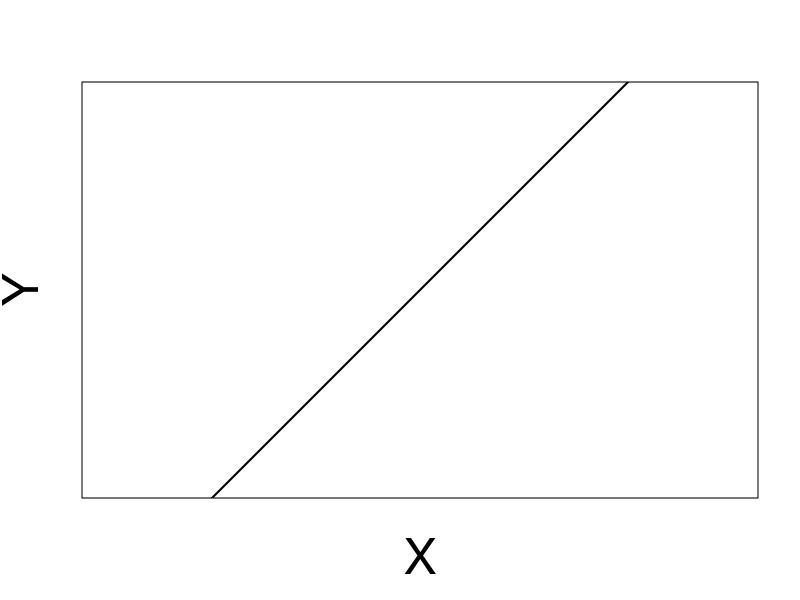
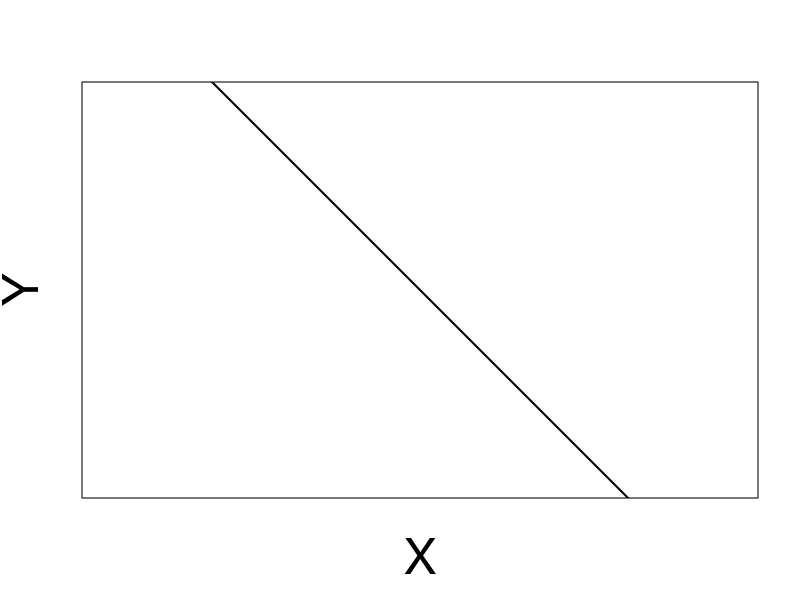
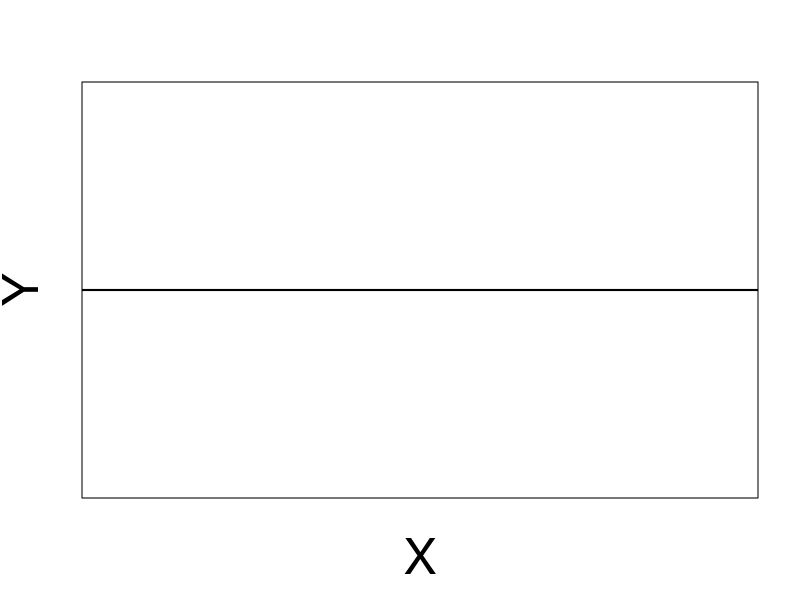
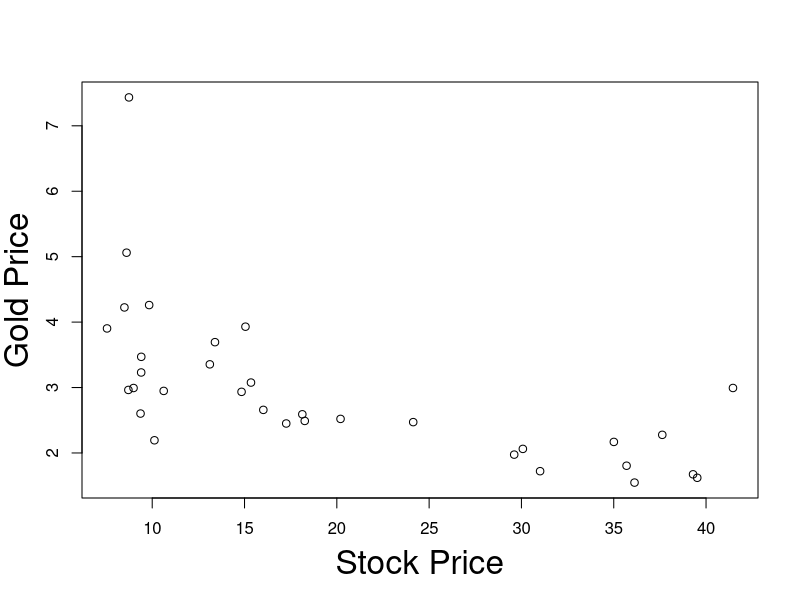
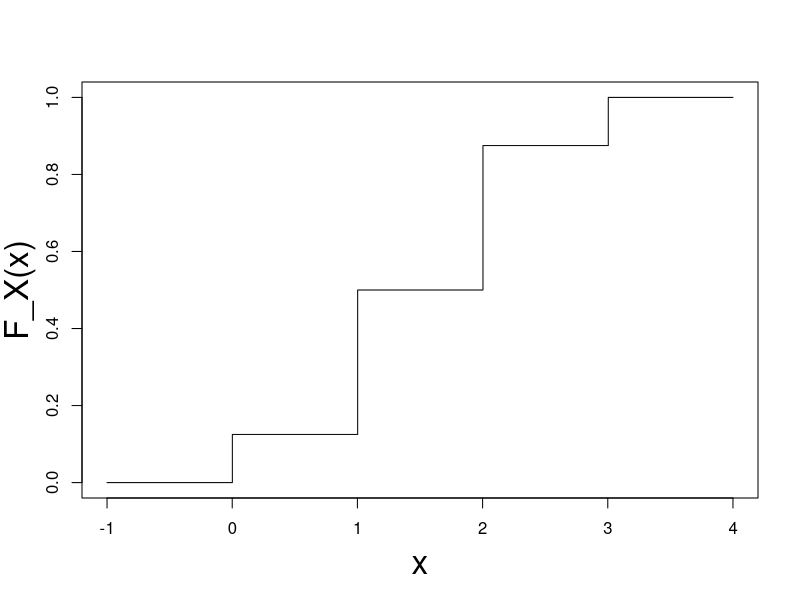
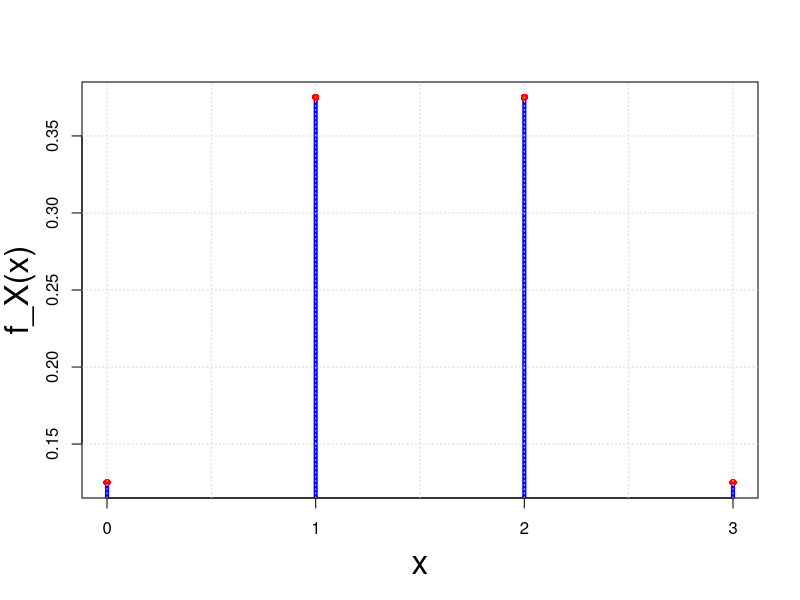
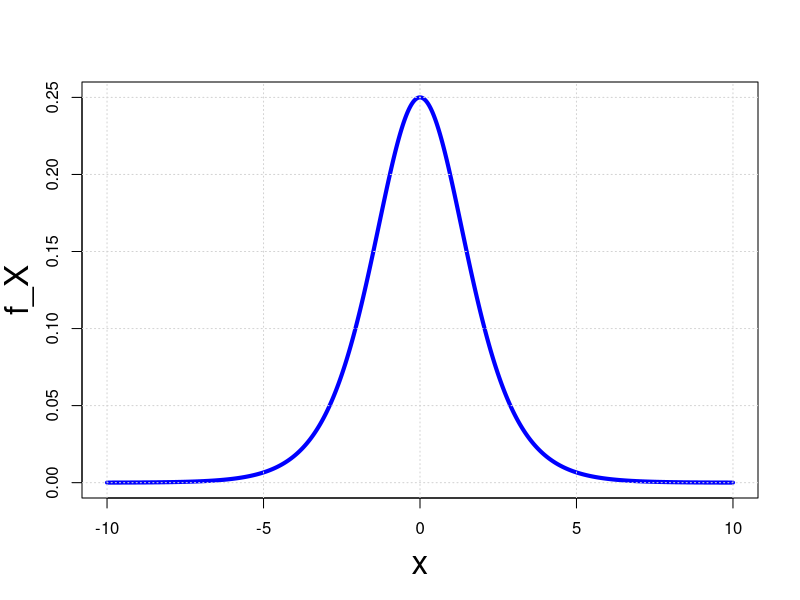
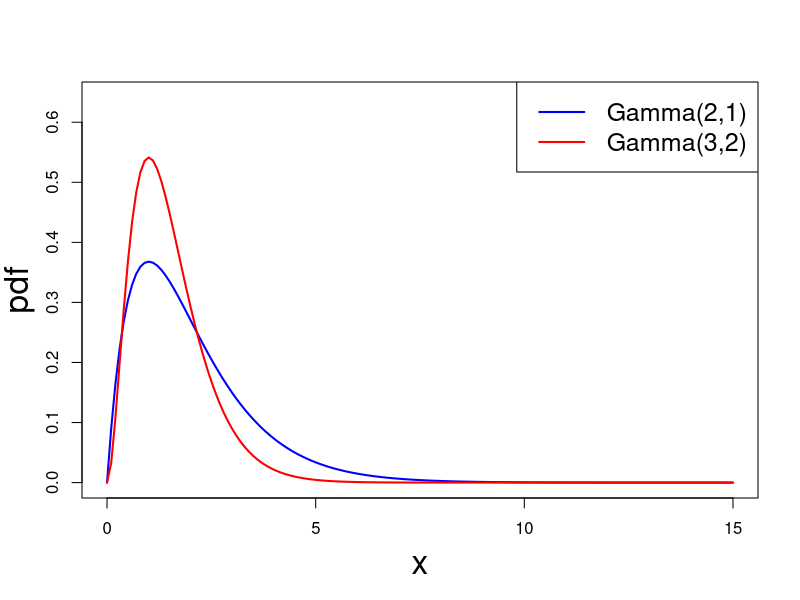

Here is the R script that generated these plots, in order:
## ---- chunk 1
#| echo: false
#| fig-asp: 1


# Create a scatter plot with no data points (type = "n")
plot(
  1, 1, 
  type = "n", 
  xlab = "", 
  ylab = "", 
  xlim = c(0, 5), 
  ylim = c(0, 5), 
  frame.plot = TRUE, 
  axes = FALSE, 
  asp = 1)


mtext("X", side=1, line=3, cex=3)
mtext("Y", side=2, line=2, cex=3)

# Add the line y = x
abline(
  a = 0, 
  b = 1, 
  col = "black", 
  lwd = 2)

## ---- chunk 2
#| echo: false
#| fig-asp: 1


# Create a scatter plot with no data points (type = "n")
plot(
  1, 1, 
  type = "n", 
  xlab = "", 
  ylab = "", 
  xlim = c(-3, 3), 
  ylim = c(-3, 3), 
  frame.plot = TRUE, 
  axes = FALSE, 
  asp = 1)



mtext("X", side=1, line=3, cex=3)
mtext("Y", side=2, line=2, cex=3)

# Add the line y = x
abline(
  a = 0, 
  b = -1, 
  col = "black", 
  lwd = 2)

## ---- chunk 3
#| echo: false
#| fig-asp: 1


# Create a scatter plot with no data points (type = "n")
plot(
  1, 1, 
  type = "n", 
  xlab = "", 
  ylab = "", 
  xlim = c(0, 5), 
  ylim = c(0, 5), 
  frame.plot = TRUE, 
  axes = FALSE, 
  asp = 1)


mtext("X", side=1, line=3, cex=3)
mtext("Y", side=2, line=2, cex=3)

# Add the line y = x
abline(
  a = 2.5, 
  b = 0, 
  col = "black", 
  lwd = 2)

## ---- chunk 4
#| echo: false
#| layout-ncol: 1

data <- read.table("datasets/L3eg1data.txt")

#Add column labels to data
colnames(data) <- c("Stock Price","Gold Price")

# Output markdown table from data
knitr::kable(
  list(data[1:11,], data[12:22,], data[23:33,]),
  row.names = TRUE,
  format = "html", 
  table.attr = 'class="table simple table-striped table-hover"',
) 


## ---- chunk 5
#| echo: false
#| fig-asp: 1

data1 <- read.table("datasets/L3eg1data.txt")
realgoldprice<-data1[,1]
realstockprice<-data1[,2]
plot(realstockprice, 
  realgoldprice, 
  xlab="", 
  ylab="")

mtext("Stock Price", side=1, line=3, cex=2)
mtext("Gold Price", side=2, line=2.5, cex=2)

## ---- chunk 6
# Define the step function
step_function <- function(x) {
  if (x < 0) {
    return(0)
  } else if (x < 1) {
    return(1/8)
  } else if (x < 2) {
    return(1/2)
  } else if (x < 3) {
    return(7/8)
  } else {
    return(1)
  }
}

# Generate x values
x_values <- seq(-1, 4, length.out = 1000)

# Calculate corresponding y values using the step function
y_values <- sapply(x_values, step_function)

# Create a data frame for ggplot
plot(x_values, 
    y_values, 
    type = 's',
    xlab = "",
    ylab = "")

mtext("x", side=1, line=3, cex=2)
mtext("F_X(x)", side=2, line=2.5, cex=2)

## ---- chunk 7
# Example data
values <- c(0, 1, 2, 3)
probabilities <- c(1/8, 3/8, 3/8, 1/8)

# Plot PMF
plot(values, 
    probabilities, 
    xlab = "",
    ylab = "",
    xaxt='n',
    type="h", 
    lwd=4, 
    col="blue")

axis(1, at = values,labels = T)
mtext("x", side=1, line=3, cex=2)
mtext("f_X(x)", side=2, line=2.5, cex=2)

points(values, probabilities, col = "red", pch = 16)

grid()
## ---- chunk 8

# Define the probability density function (PDF)
f_X <- function(x) {
  exp(-x) / (1 + exp(-x))^2
}

# Generate x values for plotting
x_values <- seq(-10, 10, length.out = 1000)

# Calculate corresponding y values
y_values <- f_X(x_values)

# Plot the distribution using base R plot function
plot(x_values, 
    y_values, 
    type = "l", 
    col = "blue", 
    lwd = 4,
    xlab = "", 
    ylab = "")

mtext("x", side=1, line=3, cex=2)
mtext("f_X", side=2, line=2.5, cex=2)


# Add a grid for better visualization
grid()

## ---- chunk 9
# Set the shape and rate parameters for the first gamma distribution
alpha1 <- 2
beta1 <- 1

# Set the shape and rate parameters for the second gamma distribution
alpha2 <- 3
beta2 <- 2

# Generate values for the x-axis
x_values <- seq(0, 15, by = 0.1)

# Calculate the probability density function (PDF) values for each x for the first distribution
pdf_values1 <- dgamma(x_values, shape = alpha1, rate = beta1)

# Calculate the probability density function (PDF) values for each x for the second distribution
pdf_values2 <- dgamma(x_values, shape = alpha2, rate = beta2)

# Plot the gamma PDFs
plot(x_values, 
    pdf_values1, 
    type = "l", 
    col = "blue", lwd = 2,
    xlab = "", 
    ylab = "",
    ylim = c(0, max(pdf_values1, pdf_values2) + 0.1))

lines(x_values, 
      pdf_values2, 
      col = "red", 
      lwd = 2)

mtext("x", side=1, line=3, cex=2)
mtext("pdf", side=2, line=2.5, cex=2)

# Add a legend
legend("topright", legend = c(paste("Gamma(", alpha1, ",", beta1, ")", sep = ""),
                              paste("Gamma(", alpha2, ",", beta2, ")", sep = "")),
       col = c("blue", "red"), lty = 1, lwd = 2, cex = 1.5)

## ---- chunk 10
# Set the shape and rate parameters for the first gamma distribution
mu1 <- 0
sigma1 <- 1

# Set the shape and rate parameters for the second gamma distribution
mu2 <- 3
sigma2 <- 2

# Generate values for the x-axis
x_values <- seq(-7, 7, by = 0.1)

# Calculate the probability density function (PDF) values for each x for the first distribution
pdf_values1 <- dnorm(x_values, mean = mu1, sd = sqrt(sigma1))

# Calculate the probability density function (PDF) values for each x for the second distribution
pdf_values2 <- dnorm(x_values, mean = mu2, sd = sqrt(sigma2))

# Plot the gamma PDFs
plot(x_values, 
    pdf_values1, 
    type = "l", 
    col = "blue", lwd = 2,
    xlab = "", 
    ylab = "",
    ylim = c(0, max(pdf_values1, pdf_values2) + 0.1))

lines(x_values, 
      pdf_values2, 
      col = "red", 
      lwd = 2)

mtext("x", side=1, line=3, cex=2)
mtext("pdf", side=2, line=2.5, cex=2)

# Add a legend
legend("topright", legend = c(paste("N(", mu1, ",", sigma1, ")", sep = ""),
                              paste("N(", mu2, ",", sigma2, ")", sep = "")),
       col = c("blue", "red"), lty = 1, lwd = 2, cex = 1.5)

## ---- chunk 11
#| echo: false
#| layout-ncol: 3
#| tbl-cap: "Dataset with 33 entries for Stock and Gold price pairs"

# Read dataset
data <- read.table("datasets/L3eg1data.txt")

#Add column labels to data
colnames(data) <- c("Stock Price","Gold Price")

# Output markdown table from data

knitr::kable(data[1:11,], row.names = TRUE)

knitr::kable(data[12:22,], row.names = TRUE)

knitr::kable(data[23:33,], row.names = TRUE)

